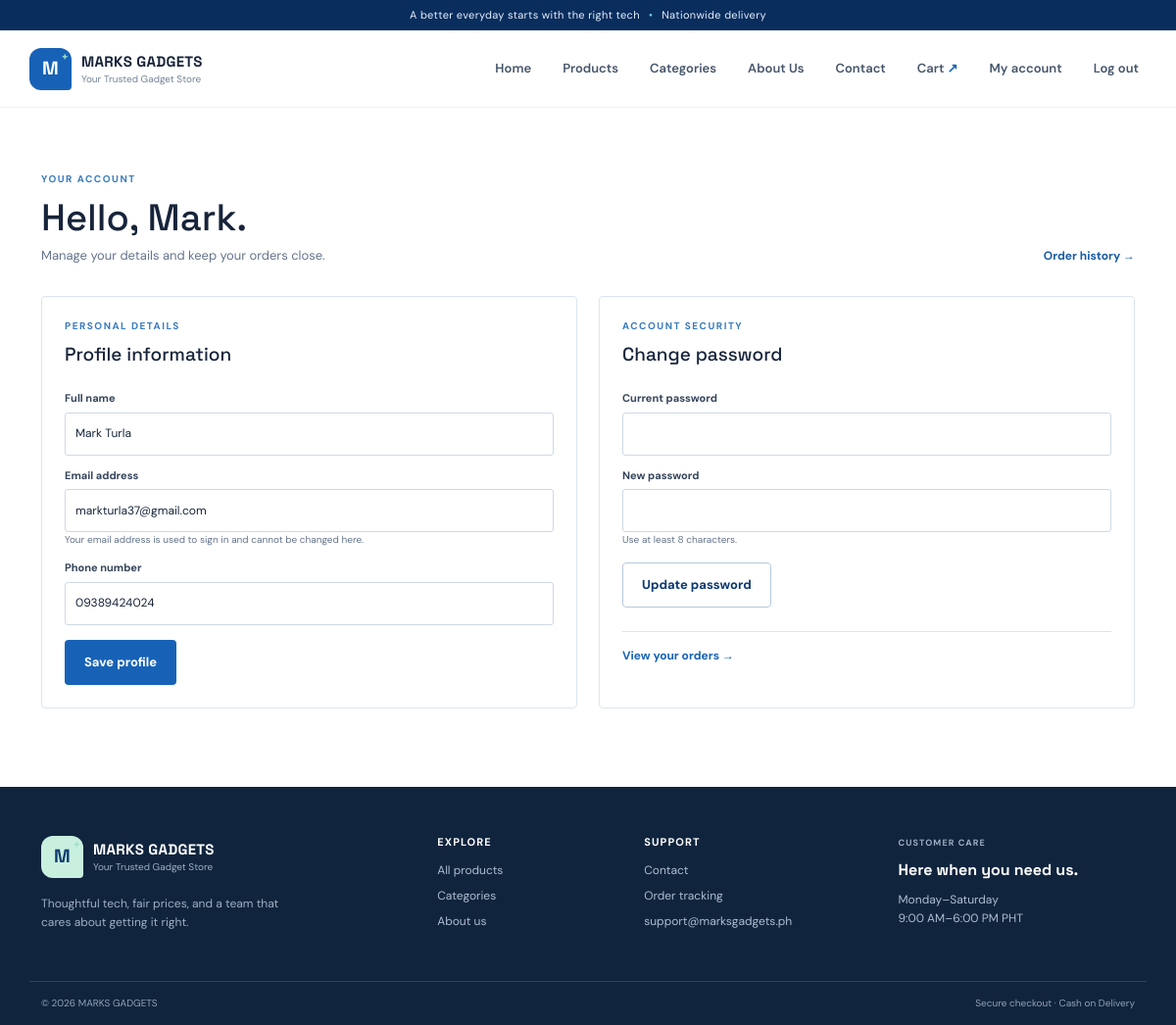
/account (signed in), run on the app's committed database.
### backend/models.py (models this page shows, shortened)
class TimestampMixin:
    created_at = db.Column(db.DateTime, nullable=False, default=utc_now)
    updated_at = db.Column(db.DateTime, nullable=False, default=utc_now, onupdate=utc_now)

class User(UserMixin, TimestampMixin, db.Model):
    __tablename__ = "users"
    id = db.Column(db.Integer, primary_key=True)
    name = db.Column(db.String(120), nullable=False)
    email = db.Column(db.String(255), nullable=False, unique=True, index=True)
    phone = db.Column(db.String(30), nullable=False)
    password_hash = db.Column(db.String(255), nullable=False)
    role = db.Column(db.String(20), nullable=False, default="customer", index=True)
    orders = db.relationship("Order", back_populates="user", cascade="all, delete-orphan")
    cart_items = db.relationship("CartItem", back_populates="user", cascade="all, delete-orphan")
    reviews = db.relationship("Review", back_populates="user", cascade="all, delete-orphan")
    @property
    def is_admin(self):
        return self.role == "admin"

### backend/routes.py (the view, shortened to what this page needs)
@main.route("/account", methods=["GET", "POST"])
@login_required
def profile():
    return render_template("profile.html")

### frontend/templates/profile.html (shortened to what this page needs)
{% extends 'base.html' %}
{% block content %}
<section class="page-intro container-xl"><div><span class="eyebrow">YOUR ACCOUNT</span><h1>Hello, {{ current_user.name.split(' ')[0] }}.</h1><p>Manage your details and keep your orders close.</p></div><a class="text-link" href="{{ url_for('main.order_history') }}">Order history →</a></section><section class="container-xl account-grid"><form class="account-panel form-stack" method="post"><input type="hidden" name="csrf_token" value="{{ csrf_token() }}"><input type="hidden" name="action" value="profile"><span class="eyebrow">PERSONAL DETAILS</span><h2>Profile information</h2><label for="name">Full name</label><input id="name" name="name" value="{{ current_user.name }}" required maxlength="120"><label for="email">Email address</label><input id="email" value="{{ current_user.email }}" disabled><small>Your email address is used to sign in and cannot be changed here.</small><label for="phone">Phone number</label><input id="phone" name="phone" value="{{ current_user.phone }}" required maxlength="30"><button class="button button-primary" type="submit">Save profile</button></form><form class="account-panel form-stack" method="post"><input type="hidden" name="csrf_token" value="{{ csrf_token() }}"><input type="hidden" name="action" value="password"><span class="eyebrow">ACCOUNT SECURITY</span><h2>Change password</h2><label for="current-password">Current password</label><input id="current-password" type="password" name="current_password" autocomplete="current-password" required><label for="new-password">New password</label><input id="new-password" type="password" name="new_password" minlength="8" autocomplete="new-password" required><small>Use at least 8 characters.</small><button class="button button-outline" type="submit">Update password</button><a class="account-orders-link" href="{{ url_for('main.order_history') }}">View your orders <span>→</span></a></form></section>
{% endblock %}

### frontend/static/css/style.css (style rules this page uses)
:root { --ink: #17243a; --muted: #64748b; --navy: #0d3972; --blue: #1762b7; --blue-bright: #2781db; --sky: #e7f2ff; --line: #dce5ef; --paper: #fff; --wash: #f5f8fc; --mint: #c9efdf; --font-body: "DM Sans", "Segoe UI", sans-serif; --font-display: "Space Grotesk", "Trebuchet MS", sans-serif; }
* { box-sizing: border-box; }
body { margin: 0; color: var(--ink); background: var(--paper); font-family: var(--font-body); font-size: 15px; line-height: 1.6; }
a { color: inherit; text-decoration: none; }
button, input, select, textarea { font: inherit; }
h1, h2, h3, p { margin-top: 0; }
h1, h2, h3, .brand-copy strong { font-family: var(--font-display); letter-spacing: 0; }
.container-xl { width: min(1192px, calc(100% - 48px)); margin-inline: auto; }
.button { min-height: 46px; display: inline-flex; justify-content: center; align-items: center; gap: 12px; padding: 0 19px; border: 1px solid transparent; border-radius: 4px; font-size: 13px; font-weight: 700; transition: background .18s ease, transform .18s ease, border-color .18s ease; cursor: pointer; }
.button-primary { color: white; background: var(--blue); }
.button-outline { border-color: #b7c8dc; color: var(--navy); background: transparent; }
.eyebrow { display: block; margin-bottom: 11px; color: #397cbd; font-size: 10px; font-weight: 700; letter-spacing: .15em; line-height: 1.4; }
.text-link { color: #185ba4; font-size: 12px; font-weight: 700; }
.page-intro { display: flex; align-items: end; justify-content: space-between; gap: 20px; padding-block: 54px 31px; }
.page-intro h1 { margin-bottom: 7px; font-size: 38px; line-height: 1.12; }
.page-intro p { margin: 0; color: var(--muted); font-size: 13px; }
.catalog-filters label, .form-stack > label, .checkout-form label, .review-form label, .admin-form label, .report-filter label { display: block; margin: 13px 0 5px; color: #34445a; font-size: 11px; font-weight: 700; }
.catalog-filters select, .form-stack input, .checkout-form input, .checkout-form textarea, .review-form select, .review-form textarea, .admin-form input, .admin-form select, .admin-form textarea, .report-filter input, .admin-heading select { width: 100%; min-height: 42px; padding: 9px 10px; border: 1px solid #ced9e5; border-radius: 3px; color: var(--ink); background: white; font-size: 12px; }
.form-stack { display: flex; flex-direction: column; align-items: stretch; }
.form-stack > label { margin: 12px 0 5px; }
.form-stack input { min-height: 44px; }
.form-stack .button { margin-top: 17px; }
.account-grid { display: grid; grid-template-columns: 1fr 1fr; gap: 22px; padding-bottom: 80px; }
.account-panel { padding: 23px; border: 1px solid var(--line); border-radius: 4px; }
.account-panel h2 { margin-bottom: 12px; font-size: 19px; }
.account-panel small { color: var(--muted); font-size: 10px; }
.account-panel .button { align-self: flex-start; margin-top: 15px; }
.account-orders-link { margin-top: 24px; padding-top: 15px; border-top: 1px solid var(--line); color: var(--blue); font-size: 12px; font-weight: 700; }

### data on the page
User: name "Mark", name "Mark Turla", email "markturla37@gmail.com", phone "09389424024"
